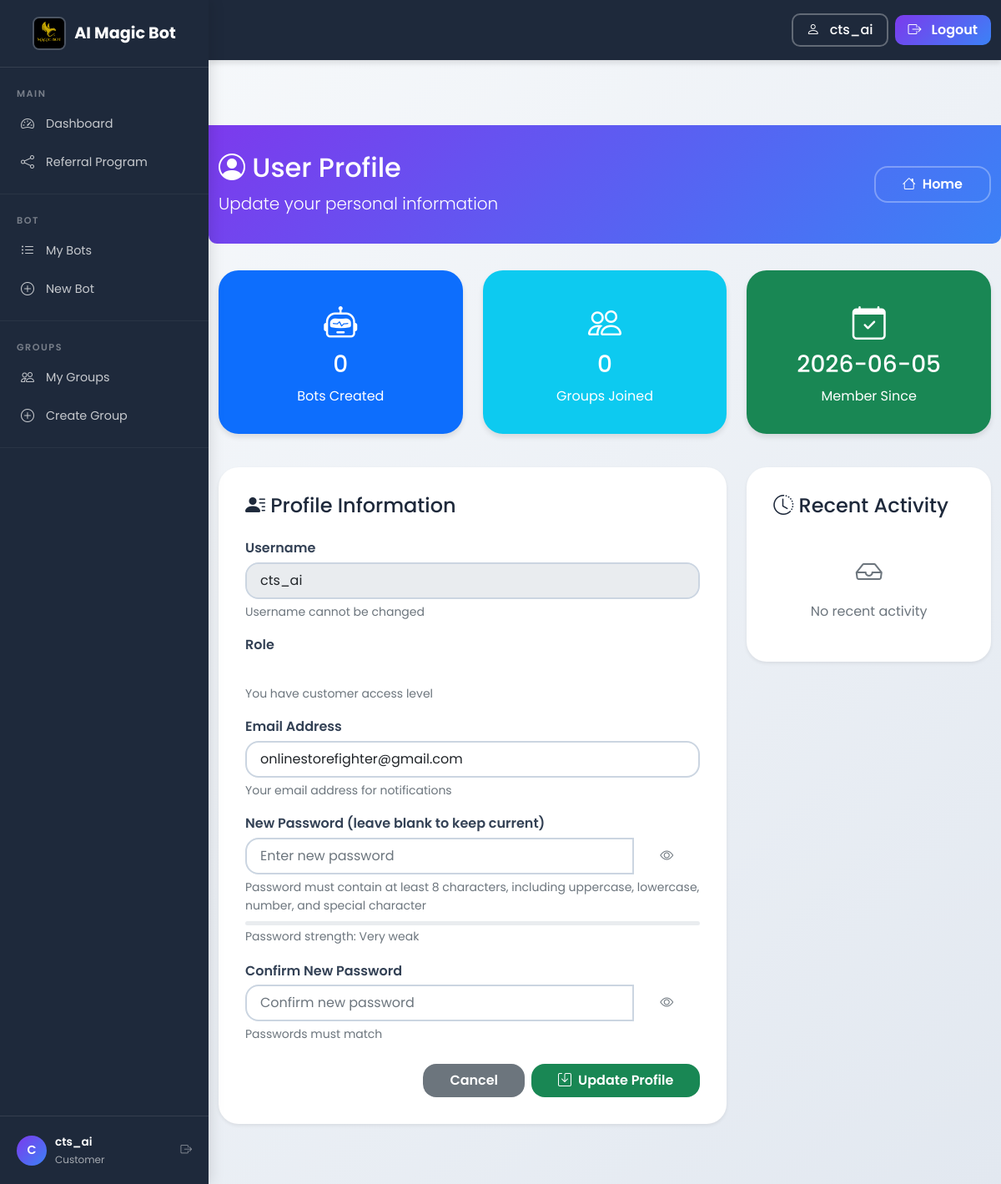
The page /profile (signed in) on the database as committed earlier.
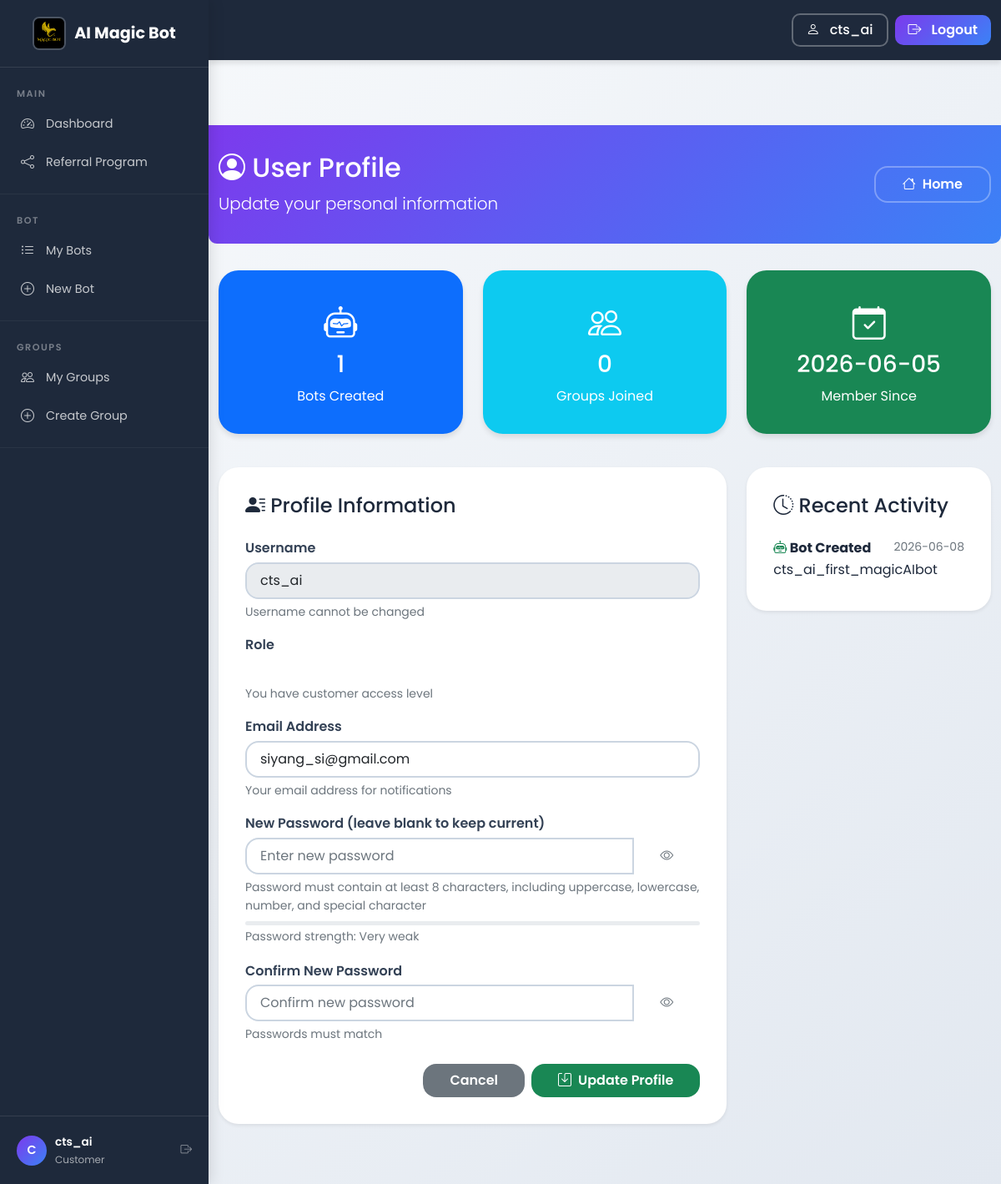
The same page on the database as committed later.
### tables this page shows
CREATE TABLE users (
            id INTEGER PRIMARY KEY AUTOINCREMENT,
            provider TEXT NOT NULL DEFAULT 'local',
            provider_id TEXT UNIQUE,
            username TEXT NOT NULL UNIQUE,
            email TEXT,
            password_hash TEXT,
            referral_credits INTEGER DEFAULT 0,
            referral_badge TEXT DEFAULT NULL,
            created_at TIMESTAMP DEFAULT CURRENT_TIMESTAMP,
            updated_at TIMESTAMP DEFAULT CURRENT_TIMESTAMP
        );

CREATE TABLE bots (
            id INTEGER PRIMARY KEY AUTOINCREMENT,
            user_id INTEGER NOT NULL,
            name TEXT NOT NULL,
            email TEXT,
            organization TEXT,
            messaging TEXT,
            token TEXT NOT NULL,
            created_at TIMESTAMP DEFAULT CURRENT_TIMESTAMP,
            updated_at TIMESTAMP DEFAULT CURRENT_TIMESTAMP,
            llm TEXT,
            description TEXT,
            is_active BOOLEAN DEFAULT TRUE,
            online INTEGER DEFAULT 0,
            last_used TIMESTAMP,
            usage_count INTEGER DEFAULT 0,
            config TEXT,
            webhook_url TEXT,
            api_key TEXT,
            tags TEXT,
            file_folder TEXT
            , status TEXT DEFAULT 'active', FOREIGN KEY (user_id) REFERENCES users (id) ON DELETE CASCADE
        );

### app_complete_with_groups.py (the view, shortened to what this page needs)
@app.route("/profile", methods=["GET", "POST"])
@login_required
def profile():
    user_id = session["user_id"]
    conn = get_db_connection()
    user = conn.execute("""
        SELECT id, username, email, provider, created_at
        FROM users WHERE id = ?
    """, (user_id,)).fetchone()
    role_row = conn.execute("""
        SELECT r.name FROM roles r
        JOIN user_roles ur ON r.id = ur.role_id
        WHERE ur.user_id = ?
    """, (user_id,)).fetchone()
    role = role_row["name"] if role_row else "customer"
    bot_count = conn.execute("""
        SELECT COUNT(*) FROM bots WHERE user_id = ?
    """, (user_id,)).fetchone()[0]
    group_count = conn.execute("""
        SELECT COUNT(*) FROM group_members WHERE user_id = ? AND status = 'active'
    """, (user_id,)).fetchone()[0]
    recent_activity = conn.execute("""
        SELECT
            'bot_created' as type,
            name,
            created_at as timestamp
        FROM bots
        WHERE user_id = ?
        UNION ALL
        SELECT
            'group_joined' as type,
            t.name,
            tm.joined_at as timestamp
        FROM group_members tm
        JOIN groups t ON tm.group_id = t.id
        WHERE tm.user_id = ?
        ORDER BY timestamp DESC
        LIMIT 10
    """, (user_id, user_id)).fetchall()
    conn.close()
    return render_template("profile_new.html",
                         user=user,
                         bot_count=bot_count,
                         group_count=group_count,
                         recent_activity=recent_activity,
                         username=session.get("username"),
                         role=role)

### app_complete_with_groups.py (called while the page is built)
@app.context_processor
def inject_random_background():
    import random
    background_images = [
        '/static/AI_IMG1.jpeg',
        '/static/AI_IMG_2.jpeg',
        '/static/AI_IMG_3.jpeg',
        '/static/AI_IMG_4.jpeg'
    ]
    random_bg = random.choice(background_images)
    return {
        'random_background': random_bg,
        'all_backgrounds': background_images,
        'is_admin': session.get('role') == 'admin'
    }

    def __call__(self, environ, start_response):
        environ['wsgi.url_scheme'] = 'https'
        return super().__call__(environ, start_response)

### db.py (called while the page is built)
def _sqlite_conn():
    import sqlite3
    db_path = Path(__file__).parent / "users.db"
    conn = sqlite3.connect(str(db_path), timeout=10)
    conn.row_factory = sqlite3.Row
    conn.execute("PRAGMA journal_mode=WAL")
    conn.execute("PRAGMA busy_timeout = 5000")
    conn.execute("PRAGMA synchronous = NORMAL")
    conn.execute("PRAGMA foreign_keys = ON")
    return conn

def get_conn():
    if USE_PG:
        return _pg_conn()
    return _sqlite_conn()

### templates/profile_new.html (shortened to what the changed rows need)
<!DOCTYPE html>
<html lang="en">
<head>
    <link href="https://cdn.jsdelivr.net/npm/bootstrap@5.1.3/dist/css/bootstrap.min.css" rel="stylesheet">
    <link rel="stylesheet" href="{{ url_for('static', filename='css/shared.css') }}">
    <link rel="stylesheet" href="https://cdn.jsdelivr.net/npm/bootstrap-icons@1.8.1/font/bootstrap-icons.css">
</head>
<body class="sidebar-layout">
    {% with active_page='profile' %}
    {% include '_sidebar.html' %}
<div class="sidebar-content">
    {% endwith %}
    <div class="page-header">
        <div class="container">
            <div class="d-flex justify-content-between align-items-center">
                <div>
                    <h2><i class="bi bi-person-circle"></i> User Profile</h2>
                </div>
            </div>
        </div>
    </div>
    <div class="container mb-5">
        <div class="row mb-4">
            <div class="col-md-4 mb-3">
                <div class="card stats-card bg-primary text-white">
                    <div class="card-body text-center">
                        <i class="bi bi-robot fs-1 mb-2"></i>
                        <h3>{{ bot_count }}</h3>
                        <p class="mb-0">Bots Created</p>
                    </div>
                </div>
            </div>
            <div class="col-md-4 mb-3">
                <div class="card stats-card bg-success text-white">
                    <div class="card-body text-center">
                        <i class="bi bi-calendar-check fs-1 mb-2"></i>
                        <h3>{{ user.created_at[:10] }}</h3>
                        <p class="mb-0">Member Since</p>
                    </div>
                </div>
            </div>
        </div>
        <div class="row">
            <div class="col-lg-8 mb-4">
                <div class="card shadow-sm">
                    <div class="card-body">
                        <form method="POST" action="{{ url_for('profile') }}">
                            <div class="mb-3">
                                <label class="form-label">Username</label>
                                <input type="text" class="form-control" value="{{ user.username }}" disabled>
                                <div class="form-text">Username cannot be changed</div>
                            </div>
                            <div class="mb-3">
                                <label for="email" class="form-label">Email Address</label>
                                <input type="email" class="form-control" id="email" name="email" value="{{ user.email or '' }}" required>
                                <div class="form-text">Your email address for notifications</div>
                            </div>
                        </form>
                    </div>
                </div>
            </div>
            <div class="col-lg-4">
                <div class="card shadow-sm">
                    <div class="card-body">
                        <h4 class="card-title mb-4"><i class="bi bi-clock-history"></i> Recent Activity</h4>
                        {% if recent_activity %}
                            {% for activity in recent_activity %}
                                <div class="activity-item {{ 'bot' if activity.type == 'bot_created' else 'group' }}">
                                    <div class="d-flex justify-content-between">
                                        <strong>
                                            {% if activity.type == 'bot_created' %}
                                                <i class="bi bi-robot text-success"></i> Bot Created
                                            {% else %}
                                                <i class="bi bi-people text-info"></i> Group Joined
                                            {% endif %}
                                        </strong>
                                        <small class="text-muted">{{ activity.timestamp[:10] }}</small>
                                    </div>
                                    <p class="mb-1">{{ activity.name }}</p>
                                </div>
                            {% endfor %}
                        {% else %}
                            <div class="text-center text-muted py-3">
                                <i class="bi bi-inbox fs-2 d-block mb-2"></i>
                                No recent activity
                            </div>
                        {% endif %}
                    </div>
                </div>
            </div>
        </div>
    </div>
</div>
</body>
</html>

### templates/_sidebar.html (shortened to what this page needs)
{% with active_page=active_page|default('') %}
{% include '_navbar.html' %}
{% endwith %}
<div class="sidebar" id="appSidebar">
    <div class="sidebar-brand">
        <a href="{{ url_for('landing') }}">
            <img src="{{ url_for('static', filename='Magic_Bot_AI.png') }}" alt="AI Magic Bot">
            AI Magic Bot
        </a>
    </div>
    <div class="sidebar-section">
        <div class="sidebar-section-title">Main</div>
        <a href="{{ url_for('index') }}" class="sidebar-item {% if active_page == 'dashboard' %}active{% endif %}">
            <i class="bi bi-speedometer2"></i> Dashboard
        </a>
        <a href="{{ url_for('referrer') }}" class="sidebar-item {% if active_page == 'referrer' %}active{% endif %}">
            <i class="bi bi-share"></i> Referral Program
        </a>
    </div>
    <div class="sidebar-section">
        <div class="sidebar-section-title">Bot</div>
        <a href="{{ url_for('my_bots') }}" class="sidebar-item {% if active_page == 'my_bots' %}active{% endif %}">
            <i class="bi bi-list-ul"></i> My Bots
        </a>
        <a href="{{ url_for('register_bot') }}" class="sidebar-item {% if active_page == 'register' %}active{% endif %}">
            <i class="bi bi-plus-circle"></i> New Bot
        </a>
    </div>
    <div class="sidebar-section">
        <div class="sidebar-section-title">Groups</div>
        <a href="/groups" class="sidebar-item">
            <i class="bi bi-people"></i> My Groups
        </a>
        <a href="/groups/create" class="sidebar-item">
            <i class="bi bi-plus-circle"></i> Create Group
        </a>
    </div>
    <div class="sidebar-footer">
        <div class="sidebar-user-info">
            <div class="avatar">
                {{ username[:1].upper() if username else 'U' }}
            </div>
            <div>
                <div class="user-name">{{ username }}</div>
                <div class="user-role">{{ role|title if role else 'User' }}</div>
            </div>
            <a href="{{ url_for('logout') }}" class="ms-auto text-white-50" title="Logout">
                <i class="bi bi-box-arrow-right"></i>
            </a>
        </div>
    </div>
</div>

### templates/_navbar.html (shortened to what this page needs)
<nav class="navbar navbar-expand-lg navbar-dark fixed-top">
    <div class="container">
        <div class="collapse navbar-collapse" id="navbarNav">
            <ul class="navbar-nav ms-auto align-items-center">
                <li class="nav-item ms-3">
                    <a href="{{ url_for('profile') }}" class="btn btn-outline-light" style="border-radius: 10px; padding: 6px 16px; font-weight: 500; border-width: 2px;">
                        <i class="bi bi-person me-1"></i> {{ username }}
                    </a>
                </li>
                <li class="nav-item ms-2">
                    <a href="{{ url_for('logout') }}" class="btn btn-primary" style="border-radius: 10px; padding: 6px 16px; font-weight: 600;">
                        <i class="bi bi-box-arrow-right me-1"></i> Logout
                    </a>
                </li>
            </ul>
        </div>
    </div>
</nav>
<div style="padding-top: 80px;"></div>

Rows that differ between the two databases and show on the page:
changed users "cts_ai": email "onlinestorefighter@gmail.com" → "siyang_si@gmail.com"
added bots: created_at "2026-06-08", name "cts_ai_first_magicAIbot"
Other text that changed with them:
{{ bot_count }}: "0" → "1"
text no longer shown: "No recent activity"
